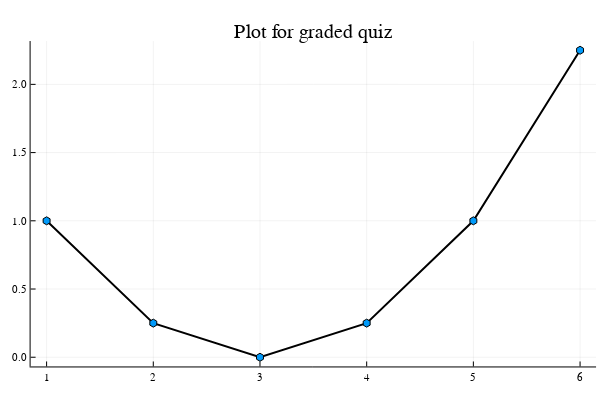

This figure's notebook cell:
### Code cell
x = [1 2 3 4 5 6]'
y = (x-3).^2/4
plot(x,y, marker = :hex, leg=false, linewidth = 2, linecolor=:black)
plot!(title="Plot for graded quiz")

### Figure 1 — Plotly figure (JSON) as saved in the notebook; plotly's stock layout.template omitted (floating-point values rounded to 4 significant figures)
{"data": [{"colorbar": {"title": ""}, "line": {"color": "rgba(0, 0, 0, 1.000)", "dash": "solid", "shape": "linear", "width": 2}, "marker": {"color": ["rgba(0, 154, 250, 1.000)", "rgba(0, 154, 250, 1.000)", "rgba(0, 154, 250, 1.000)", "rgba(0, 154, 250, 1.000)", "rgba(0, 154, 250, 1.000)", "rgba(0, 154, 250, 1.000)"], "line": {"color": ["rgba(0, 0, 0, 1.000)", "rgba(0, 0, 0, 1.000)", "rgba(0, 0, 0, 1.000)", "rgba(0, 0, 0, 1.000)", "rgba(0, 0, 0, 1.000)", "rgba(0, 0, 0, 1.000)"], "width": 1}, "size": 8, "symbol": "hexagon"}, "mode": "lines+markers", "name": "y1", "showlegend": true, "type": "scatter", "x": [1, 2, 3, 4, 5, 6], "xaxis": "x1", "y": [1, 0.25, 0, 0.25, 1, 2.25], "yaxis": "y1"}], "layout": {"annotations": [{"font": {"color": "rgba(0, 0, 0, 1.000)", "family": "sans-serif", "size": 20}, "rotation": 0, "showarrow": false, "text": "Plot for graded quiz", "x": 0.5222, "xanchor": "center", "xref": "paper", "y": 1, "yanchor": "top", "yref": "paper"}], "height": 400, "margin": {"b": 20, "l": 0, "r": 0, "t": 20}, "paper_bgcolor": "rgba(255, 255, 255, 1.000)", "plot_bgcolor": "rgba(255, 255, 255, 1.000)", "showlegend": false, "width": 600, "xaxis1": {"anchor": "y1", "domain": [0.05101, 0.9934], "gridcolor": "rgba(0, 0, 0, 0.100)", "gridwidth": 0.5, "linecolor": "rgba(0, 0, 0, 1.000)", "mirror": false, "range": [0.85, 6.15], "showgrid": true, "showline": true, "showticklabels": true, "tickangle": 0, "tickcolor": "rgb(0, 0, 0)", "tickfont": {"color": "rgba(0, 0, 0, 1.000)", "family": "sans-serif", "size": 11}, "tickmode": "array", "ticks": "inside", "ticktext": ["1", "2", "3", "4", "5", "6"], "tickvals": [1, 2, 3, 4, 5, 6], "title": "", "titlefont": {"color": "rgba(0, 0, 0, 1.000)", "family": "sans-serif", "size": 15}, "type": "-", "visible": true, "zeroline": false, "zerolinecolor": "rgba(0, 0, 0, 1.000)"}, "yaxis1": {"anchor": "x1", "domain": [0.03762, 0.9415], "gridcolor": "rgba(0, 0, 0, 0.100)", "gridwidth": 0.5, "linecolor": "rgba(0, 0, 0, 1.000)", "mirror": false, "range": [-0.0675, 2.317], "showgrid": true, "showline": true, "showticklabels": true, "tickangle": 0, "tickcolor": "rgb(0, 0, 0)", "tickfont": {"color": "rgba(0, 0, 0, 1.000)", "family": "sans-serif", "size": 11}, "tickmode": "array", "ticks": "inside", "ticktext": ["0.0", "0.5", "1.0", "1.5", "2.0"], "tickvals": [0, 0.5, 1, 1.5, 2], "title": "", "titlefont": {"color": "rgba(0, 0, 0, 1.000)", "family": "sans-serif", "size": 15}, "type": "-", "visible": true, "zeroline": false, "zerolinecolor": "rgba(0, 0, 0, 1.000)"}}}
